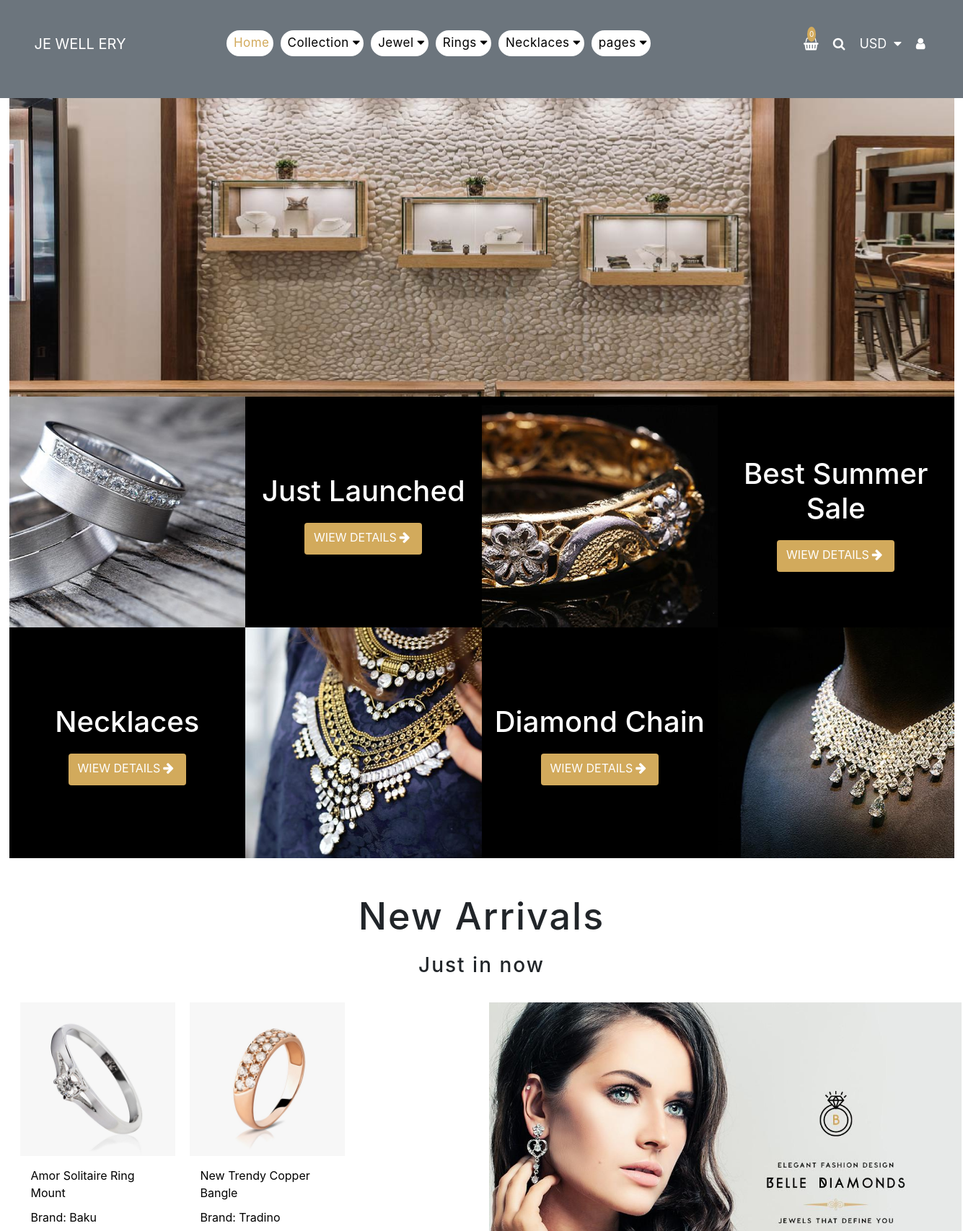
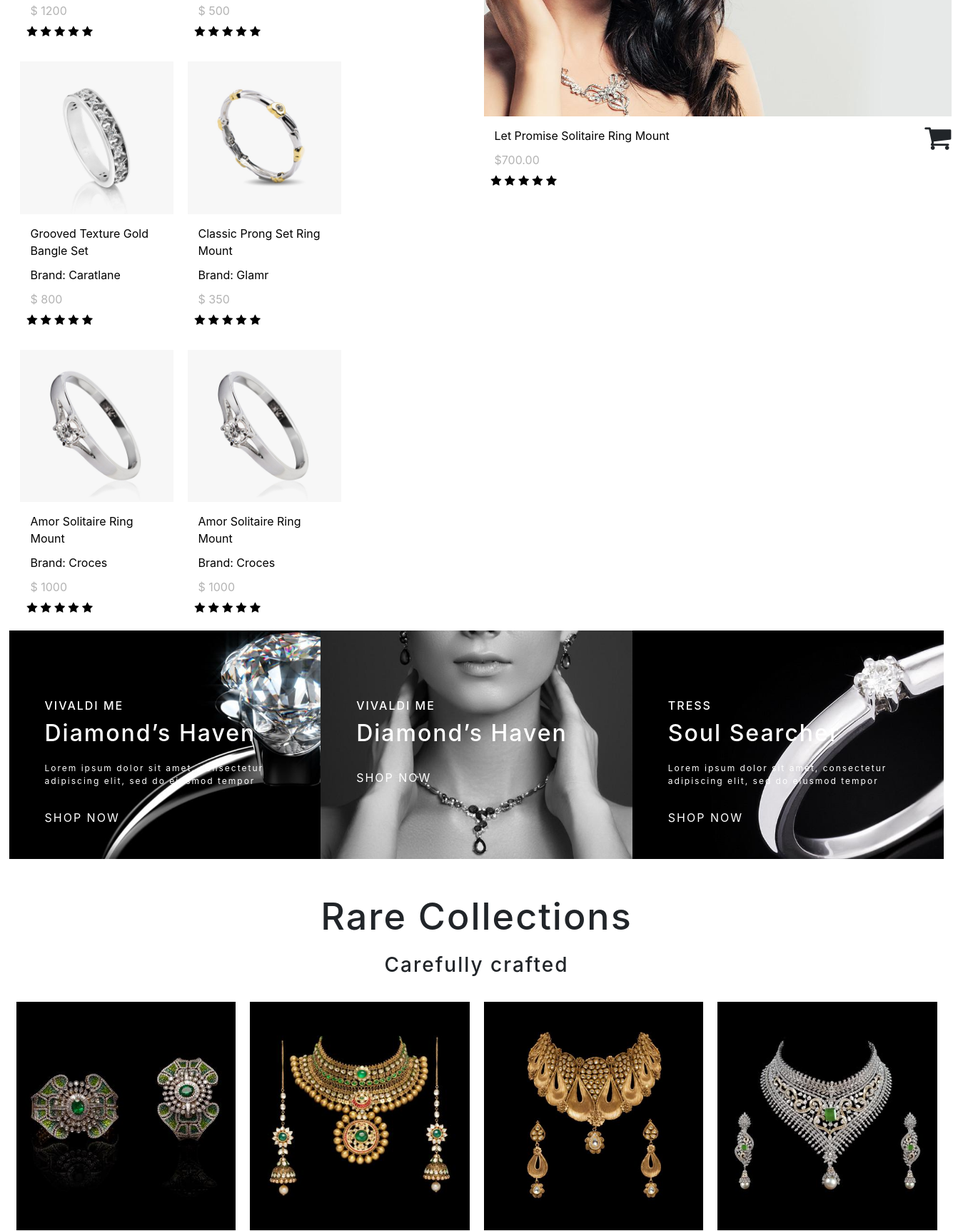
The page / (upper part) on the database its author committed (2 pictures, top to bottom).
### Shop/Profile/models.py (models this page shows)
class Products(db.Model):
    id = db.Column(db.Integer, primary_key=True)
    ProductName = db.Column(db.String(30),  nullable=False)
    Size = db.Column(db.String(80),  nullable=False)
    Color = db.Column(db.String(80),  nullable=False)
    Price = db.Column(db.String(120), nullable=False)
    ProductInfo = db.Column(db.String(120), nullable=False)
    Material = db.Column(db.String(120), nullable=False)
    Stock = db.Column(db.String(60), nullable=False)
    ProductImage_1= db.Column(db.String(120), nullable=False)
    ProductImage_2= db.Column(db.String(120))
    cat_id= db.Column(db.Integer,db.ForeignKey('category.Category_id'), nullable=False)
    brand_id= db.Column(db.Integer,db.ForeignKey('brand.Brand_id'), nullable=False)
    user_id=db.Column(db.Integer,db.ForeignKey('user.id'), nullable=False)

### Shop/Dashboard/routes.py (the view)
@app.route("/",methods=['GET', 'POST'])
def index():
    AllData=Products.query.all()
    return render_template('home/index.html',All=AllData)

### Shop/templates/home/index.html (shortened to what this page needs)
{% extends 'layout.html' %}
{% block content %}
{% include 'common/header.html'%}
<section id="main-section">
    <div class="container-ow ">
        <div class="row-ow flex ">
            <div class="col-ow-3">
                <div class="box"><a href="/product"><img src="{{url_for('static', filename='images/main1.jpg')}}" alt=""></a></div>
            </div>
            <div class="col-ow-3">
                <div class="collection-info flex flex-dir-column jus-con-cen align-items-center">
                    <h2><a href="/product">Just Launched</a></h2>
                    <a href="/product" class='btn'>WIEW DETAILS<i class="fa fa-arrow-right"></i></a>
                </div>
            </div>
            <div class="col-ow-3">
                <div class="box"><a href="/product"><img src="{{url_for('static', filename='images/main2.jpg')}}" alt=""></a></div>
            </div>
            <div class="col-ow-3">
                <div class="collection-info flex flex-dir-column jus-con-cen align-items-center">
                    <h2><a href="/product">Best Summer Sale</a></h2>
                    <a href="/product" class='btn'>WIEW DETAILS<i class="fa fa-arrow-right"></i></a>
                </div>
            </div>
        </div>
        <div class="row-ow flex">
            <div class="col-ow-3">
                <div class="collection-info flex flex-dir-column jus-con-cen align-items-center">
                    <h2><a href="/product">Necklaces</a></h2>
                    <a href="/product" class='btn'>WIEW DETAILS<i class="fa fa-arrow-right"></i></a>
                </div>
            </div>
            <div class="col-ow-3">
                <div class="box"><a href="/product"><img src="{{url_for('static', filename='images/main3.jpg')}}" alt=""></a></div>
            </div>
            <div class="col-ow-3">
                <div class="collection-info flex flex-dir-column jus-con-cen align-items-center">
                    <h2><a href="/product">Diamond Chain</a></h2>
                    <a href="/product" class='btn'>WIEW DETAILS<i class="fa fa-arrow-right"></i></a>
                </div>
            </div>
            <div class="col-ow-3">
                <div class="box"><a href="/product"><img src="{{url_for('static', filename='images/main4.jpg')}}" alt=""></a></div>
            </div>
        </div>
    </div>
</section>
<section id="newArr">
    <div class="container-ow">
        <div class="row-ow">
            <div class="col-ow-12">
                <div class="newArr_head flex flex-dir-column align-items-center">
                    <h1>New Arrivals</h1>
                    <h3>Just in now</h3>
                </div>
            </div>
        </div>
        <div class="row-ow flex ">
            <div class="col-ow-6 ">
                <div class="row-ow flex flex-wrap">
                    {% for pro in All %}
                    <div class="col-ow-4 m-t">
                        <div class="left-item">
                            <div class="img-frame">
                               <a href="/product/{{pro.id}}"> <img src="{{url_for('static', filename='photo/'+pro.ProductImage_1)}}" alt=""></a>
                            </div>
                            <div class="item-detail flex flex-dir-column jus-con-cen m-t">
                                <a href="/product/{{pro.id}}">{{pro.ProductName}}</a>
                                <p>Brand: {{pro.brand_id}} </p>
                                <span>$ {{pro.Price}} </span>
                                <div class="stars">
                                    <span><i class="fa fa-star"></i></span>
                                    <span><i class="fa fa-star"></i></span>
                                    <span><i class="fa fa-star"></i></span>
                                    <span><i class="fa fa-star"></i></span>
                                    <span><i class="fa fa-star"></i></span>
                                </div>
                            </div>
                        </div>
                    </div>
                    {% endfor %}
                </div>
            </div>
            <div class="col-ow-6 flex flex-dir-column">
                <div class="right-item">
                    <div class="img-frame">
                        <img src="{{url_for('static', filename='images/newarr-bigImage1.jpg')}}" alt="">
                    </div>
                    <div class="detail-left flex jus-con-betws">
                        <div class="item-detail flex flex-dir-column jus-con-cen m-t">
                            <a href="">Let Promise Solitaire Ring Mount</a>
                            <span>$700.00</span>
                            <div class="stars">
                                <span><i class="fa fa-star"></i></span>
                                <span><i class="fa fa-star"></i></span>
                                <span><i class="fa fa-star"></i></span>
                                <span><i class="fa fa-star"></i></span>
                                <span><i class="fa fa-star"></i></span>
                            </div>
                        </div>
                        <div class="detail-right ">
                            <i class="fa fa-shopping-cart"></i>
                        </div>
                    </div>
                </div>
            </div>
        </div>
        <div class="row-ow flex">
            <div class="col-ow-4 ">
                <div class="foot_item">
                    <div class="img-frame">
                        <img src="{{url_for('static', filename='images/newarr_ft2.jpg')}}" alt="">
                        <div class="foot_item_info flex flex-dir-column ">
                            <h3>VIVALDI ME</h3>
                            <h1>Diamond’s Haven</h1>
                            <p>Lorem ipsum dolor sit amet, consectetur adipiscing elit, sed do eiusmod tempor</p>
                            <a href="#">SHOP NOW</a>
                        </div>
                    </div>
                </div>
            </div>
            <div class="col-ow-4">
                <div class="foot_item">
                    <div class="img-frame overflow ">
                        <img src="{{url_for('static', filename='images/newarr_ft1.jpg')}}" alt="">
                        <div class="foot_item_info flex flex-dir-column ">
                            <h3>VIVALDI ME</h3>
                            <h1>Diamond’s Haven</h1>
                            <a href="#">SHOP NOW</a>
                        </div>
                    </div>
                </div>
            </div>
            <div class="col-ow-4">
                <div class="foot_item">
                    <div class="img-frame">
                        <img src="{{url_for('static', filename='images/newarr_ft3.jpg')}}" alt="">
                        <div class="foot_item_info flex flex-dir-column ">
                            <h3>TRESS</h3>
                            <h1>Soul Searcher</h1>
                            <p>Lorem ipsum dolor sit amet, consectetur adipiscing elit, sed do eiusmod tempor</p>
                            <a href="#">SHOP NOW</a>
                        </div>
                    </div>
                </div>
            </div>
        </div>
    </div>
</section>
<section id="RareCollections">
    <div class="container-ow">
        <div class="row-ow">
            <div class="col-ow-12">
                <div class="RareCollections_head flex flex-dir-column align-items-center">
                    <h1>Rare Collections</h1>
                    <h3>Carefully crafted</h3>
                </div>
            </div>
        </div>
        <div class="row-ow flex">
            <div class="col-ow-3 ">
                <div class="rare_item ">
                    <div class="img-frame m-t">
                        <img src="{{url_for('static', filename='images/rare4.jpg')}}" alt="">
                    </div>
                </div>
            </div>
            <div class="col-ow-3 ">
                <div class="rare_item">
                    <div class="img-frame m-t">
                        <img src="{{url_for('static', filename='images/rare3.jpg')}}" alt="">
                    </div>
                </div>
            </div>
            <div class="col-ow-3 ">
                <div class="rare_item">
                    <div class="img-frame m-t">
                        <img src="{{url_for('static', filename='images/rare2.jpg')}}" alt="">
                    </div>
                </div>
            </div>
            <div class="col-ow-3 ">
                <div class="rare_item">
                    <div class="img-frame m-t">
                        <img src="{{url_for('static', filename='images/rare1.jpg')}}" alt="">
                    </div>
                </div>
            </div>
        </div>
    </div>
</section>
{% include 'common/footer.html'%}
{% endblock content %}

### Shop/templates/layout.html (shortened to what this page needs)
<!doctype html>
<html lang="en">
  <head>
    <link rel="stylesheet" href="{{url_for('static', filename='myFiles/css/style.css')}}">
    <link rel="stylesheet" href="https://stackpath.bootstrapcdn.com/font-awesome/4.7.0/css/font-awesome.min.css">
    <link rel="stylesheet" href="{{url_for('static', filename='bootstrapCss/bootstrap.min.css')}}">
  </head>
  <body>
{% block content %}
{% endblock content %}
  </body>
</html>

### Shop/templates/common/header.html (shortened to what this page needs)
{% block content %}
<section id="header" class="position-rel">
  <div class="top_S flex position-abs">
    <div class="container-ow">
      <div class="row-ow">
        <div class="top position-rel">
          <div class="slider flex position-abs ">
            <div class="slider_item"> <img src="{{url_for('static', filename='images/jewelSL1.jpg')}}" alt=""></div>
          </div>
        </div>
      </div>
    </div>
  </div>
  <div class="top_Nav flex boxSz_BorBox">
    <div class="container-ow">
      <div class="row-ow flex">
        <div class="col-2 flex  align-it-cen">
          <div class="logo boxSz_BorBox position-abs">
            <a href="/">
              <font style="color:blue">JE</font>
              <font style="color:red">WELL</font>
              <font style="color:green">ERY</font>
            </a>
          </div>
        </div>
        <div class="col-7">
          <div class="menu flex  boxSz_BorBox">
            <ul class=" flex jus-con-cen align-items-center  ">
              <li><a href="/"><span class="active">Home</span></a></li>
              <li><a href="/collections"><span>Collection</span><span class="fa fa-caret-down"
                    aria-hidden="true"></span></a>
              </li>
              <li><a href="/allproducts"><span>Jewel</span><span class="fa fa-caret-down" aria-hidden="true"></span< /a>
              </li>
              <li><a href="/allproducts"><span>Rings</span><span class="fa fa-caret-down" aria-hidden="true"></span< /a>
              </li>
              <li><a href="/allproducts"><span>Necklaces</span><span class="fa fa-caret-down"
                    aria-hidden="true"></span></a>
              </li>
              <li class="position-rel"><a href="#"><span>pages</span><span class="fa fa-caret-down"
                    aria-hidden="true"></span></a>
              </li>
            </ul>
          </div>
        </div>
        <div class="col-3">
          <div class="search boxSz_BorBox">
            <ul class="flex align-items-center ">
              <li class="position-rel boxSz_BorBox"><a class="basket" href="#"><span class="fa fa-shopping-basket"
                    aria-hidden="true"></span><span class="counter position-abs">0</span></a>
              </li>
              <li class="position-rel boxSz_BorBox" onclick="search()"><a href="#"><span class="fa fa-search"
                    aria-hidden="true"></span></a>
              </li>
              <li class="boxSz_BorBox"><a href="#"><span>USD</span><span class="fa fa-caret-down"
                    aria-hidden="true"></span></a>
              </li>
              {% if current_user.is_authenticated %}
              <li class="position-rel boxSz_BorBox"><a href="#"><span >{{current_user.name}}</span></a>
                <ul class="user position-abs flex flex-dir-column ">
                  <li class="boxSz_BorBox"><a href="/logout">Logout</a></li>
                  <li class="boxSz_BorBox"><a href="/profil">Profile</a></li>
              {% else%}
              <li class="position-rel boxSz_BorBox"><a href="#"><span class="fa fa-user" aria-hidden="true"></span></a>
              </li>
              {% endif %}
            </ul>
          </div>
        </div>
      </div>
    </div>
  </div>
</section>
{% endblock content %}

### Shop/templates/common/footer.html (shortened to what this page needs)
{%extends 'layout.html'%}

### rows shown on the page
Products: ProductImage_1 (picture), ProductName "Amor Solitaire Ring Mount", brand_id "Baku", Price "1200"
Products: ProductImage_1 (picture), ProductName "New Trendy Copper Bangle", brand_id "Tradino", Price "500"
Products: ProductImage_1 (picture), ProductName "Grooved Texture Gold Bangle Set", brand_id "Caratlane", Price "800"
Products: ProductImage_1 (picture), ProductName "Classic Prong Set Ring Mount", brand_id "Glamr", Price "350"
Products: ProductImage_1 (picture), ProductName "Amor Solitaire Ring Mount", brand_id "Croces", Price "1000"
Products: ProductImage_1 (picture), ProductName "Amor Solitaire Ring Mount", brand_id "Croces", Price "1000"
